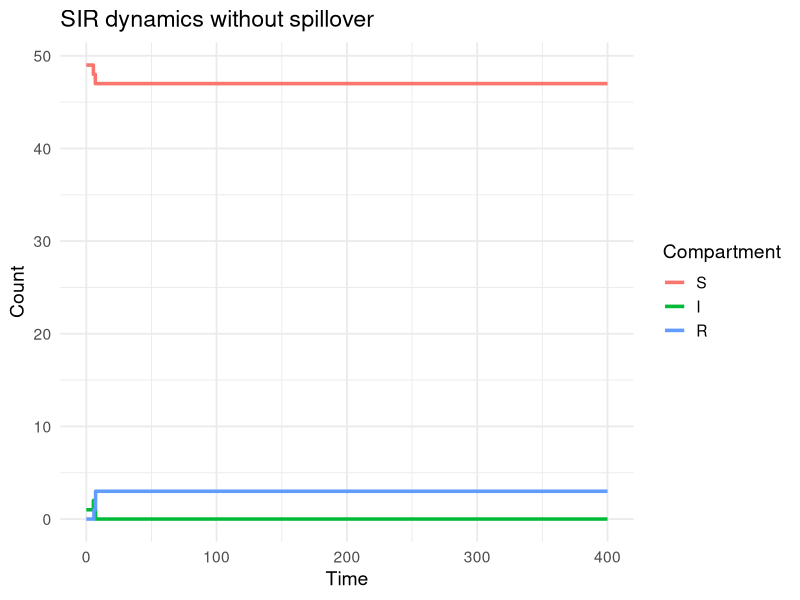

Reproduce this figure in R. (Note: this script raises an error after producing the figure.)

## Stochastic SIR simulation with spillover introductions
## Clinic on the Meaningful Modeling of Epidemiological Data
## International Clinics on Infectious Disease Dynamics and Data (ICI3D) Program
#
## Rebecca Borchering 2015 & 2018
## Reshma Kassanjee 2025
## Some Rights Reserved
## CC BY-NC 3.0 (http://creativecommons.org/licenses/by-nc/3.0/)

# In this tutorial you will use a Gillespie algorithm 
# implementation of an SIR model to explore the impact of
# introducing spillover infection events. 

# You will be asked to extend code - though we provide example
# solutions, we encourage you take the time to first try!  

library(tidyverse)

## PART 1: SIR 
## --------------------------------------------------------------------

# Context: We begin with a closed population of animals, with infection
# modelled to spread as per a stochastic SIR model. 

# Take some time to understand the implementation below. 

# Compartments:
# (S,I,R) = (susceptible, infectious, removed)

# Transitions:
# Event                           Change        									  Rate
# Infection (S)                   (S,I,R)->(S-1,I+1,R)              beta*I*S/N
# Recovery/Removal (I)            (S,I,R)->(S,I-1,R+1)              gamma*I

## Function to step forward in time to next event and update states:

event_sir <- function(time, S, I, R, params, t_end, count.inf) {
  with(as.list(params), {
    N <- S+I+R
    
    rates <- c(
      infect = beta * I * S / N,
      recover = gamma * I
    )
    
    total_rate <- sum(rates)
    
    if (total_rate == 0) {
      
      event_time <- t_end
      
    } else {
      
      event_time <- time + rexp(1, total_rate)
      event_type <- sample(c("Infect", "Recover"), 1, prob = rates / total_rate)
      
      switch(event_type,
             "Infect" = {
               S <- S - 1
               I <- I + 1
               count.inf = count.inf+1
             },
             "Recover" = {
               I <- I - 1
               R <- R + 1
             })
    }
    
    return(data.frame(time = event_time, S = S, I = I, R = R, count.inf = count.inf))
  })
}

## Function to simulate states from time 0 to t_end:

simulate_sir <- function(t_end, y, params) {
  with(as.list(y), {
    
    count.inf <-  I
    ts <- data.frame(time = 0, S = S, I = I, R = R, count.inf = I)
    next_event <- ts
    
    while (next_event$time < t_end) {
      next_event <- event_sir(next_event$time, next_event$S, next_event$I, next_event$R, params, t_end, count.inf)
      ts <- rbind(ts, next_event)
    }
    
    return(ts)
  })
}

## Run the model for specified inputs:

pop <- 50                                 # population size
params <- c(beta = 0.3, gamma = 0.1)    # parameter values
final_time <- 400                       # end time
y0 <- c(S = pop - 1, I = 1, R = 0)        # initial state

ts1 <- simulate_sir(final_time, y0, params)

## And plot:

ts1_long <- (ts1 
             |> pivot_longer(cols = c(S, I, R), names_to = "Compartment", values_to = "count")
             |> mutate(Compartment = factor(Compartment, levels = c('S','I','R')))
)

ggplot(ts1_long, aes(x = time, y = count, color = Compartment)) +
  geom_step(linewidth = 1.2) +
  labs(title = "SIR dynamics without spillover", y = "Count", x = "Time") +
  theme_minimal(base_size = 14)

# Generate the data and produce the plot multiple times, by running the relevant
# lines above. What do you see?

## PART 2: SIR with spillover
## --------------------------------------------------------------------

# We now introduce the possibility of infections occurring in the
# population due to other exposures - for example, due to infected animals
# in some other maintenance population briefly entering the territory. 

# TASK 1: Make a copy of all the code presented for part 1 and modify it to 
# introduce spillover events - 
# make functions event_sirspill and simulate_sirspill. ## FIXME
# More specifically, assume that, in addition to the transmission already 
# occurring, there is an additional rate of infection of susceptibles of 
# lambda*S/N (total rate). Here lambda is the rate at which, for example,
# animals from outside of the population manage to make contact 
# with animals in our population of interest. 

# When you are ready, scroll down to the bottom of the tutorial to find an
# example solution, and then move onto the next parts of the tutorial using it.

# Here are some hints if needed: 
#   Update the list of '## Transitions'
#   In the function event_sirspill, include a third event type 'Spillover'
#   Also try to include a counter for spillovers (count.spillovers) - 
#     this may prove handy if you get time to explore. 
#   To run the model, think about whether any of the inputs needs to change.


## PART 3: Explore patterns
## --------------------------------------------------------------------

# Let's compare outputs for different parameter values. .

# To make this easier, let's write a function that plots I over time,
#   showing several different possible trajectories, for a set of input 
#   parameter values

plot_sirspill <- function(nTraj = 16, params, final_time, y0){
  
  ts_collect <- list()
  for (ii in 1:nTraj){
    ts_collect[[ii]] <- simulate_sirspill(final_time, y0, params)
  }
  
  ts_collect_df <- (bind_rows(ts_collect, .id = "Simulation")
                    |> mutate(Simulation = factor(Simulation, levels = 1:nTraj))
  )
  
  gg <- ggplot(ts_collect_df, aes(x = time, y = I)) +
    geom_step(linewidth = 1.2) +
    facet_wrap(~Simulation) +
    labs(title = "I over time", y = "Count", x = "Time") +
    scale_x_continuous(breaks = NULL) +
    coord_cartesian(xlim=c(0, final_time)) +
    theme_minimal(base_size = 14)

  print(gg)
}

# We can now easily now easily plot trajectories - here we plot 
# 16 trajectories for a set of inputs

plot_sirspill(nTraj=16, 
	params=c(beta = 0.3, gamma = 0.1,lambda = 0.01)
	, final_time=400
	, y0 = c(S = pop - 1, I = 1, R = 0)
)

# TASK 2: 
# Use the function plot_sirspill to compare outputs for different parameter
# values (specified below) and think about the patterns you see. Also think 
# about how the  patterns you see relate to R0 = beta/gamma, and, later in
# time, Reff = R0*S/N
# Pay attention to the scale of y-axis.

# Don't forget to erase your graphs every now and then using graphics.off().

# (1) 1 infected animal to begin, with different beta and gamma values
# c(beta = 0.3, gamma = 0.1,lambda = 0.01), 400, c(S = pop - 1, I = 1, R = 0))
# versus 
# c(beta = 0.2, gamma = 0.2,lambda = 0.01), 400, c(S = pop - 1, I = 1, R = 0))

# (2) as for (1) but with 0 infected animals to begin
# c(beta = 0.3, gamma = 0.1,lambda = 0.01), 400, c(S = pop, I = 0, R = 0))
# versus 
# c(beta = 0.2, gamma = 0.2,lambda = 0.01), 400, c(S = pop, I = 0, R = 0))

# (3) as for (1) but with a higher spillover rate
# c(beta = 0.3, gamma = 0.1,lambda = 0.04), 400, c(S = pop-1, I = 1, R = 0))
# versus 
# c(beta = 0.2, gamma = 0.2,lambda = 0.04), 400, c(S = pop-1, I = 1, R = 0))

# Lastly, would we have been able to study these patterns using 
# a deterministic model? If you have time, refer back to previous labs, 
# and try fit and plot a corresponding deterministic model. 

## PART 2: Solution 
## --------------------------------------------------------------------

## Our version of the functions for part 2 can be found  ICI3D_Ex1_StochasticSpillover_functions.R in this directory: 
#### https://raw.githubusercontent.com/ICI3D/RTutorials/refs/heads/master/ICI3D_Ex1_StochasticSpillover_functions.R

# Compartments:
# (S,I,R) = (susceptible, infectious, removed)

# Transitions:
# Event                           Change        									 Rate
# Spillover (S)									  (S,I,R)->(S-1,I+1,R)						 lambda*S/N
# Infection (S)                   (S,I,R)->(S-1,I+1,R)             beta*I*S/N
# Recovery/Removal (I)            (S,I,R)->(S,I-1,R+1)             gamma*I


## Run the model for specified inputs:

params <- c(beta = 0.3, gamma = 0.1
            , lambda = 0.02)            # parameter values
final_time <- 400                       # end time
y0 <- c(S = pop - 1, I = 1, R = 0)        # initial state

ts1 <- simulate_sirspill(final_time, y0, params)

## And plot:

ts1_long <- (ts1 
             |> pivot_longer(cols = c(S, I, R), names_to = "Compartment", values_to = "count")
             |> mutate(Compartment = factor(Compartment, levels = c('S','I','R')))
)

ggplot(ts1_long, aes(x = time, y = count, color = Compartment)) +
  geom_step(linewidth = 1.2) +
  labs(title = "SIR dynamics with spillover", y = "Count", x = "Time") +
  theme_minimal(base_size = 14)
